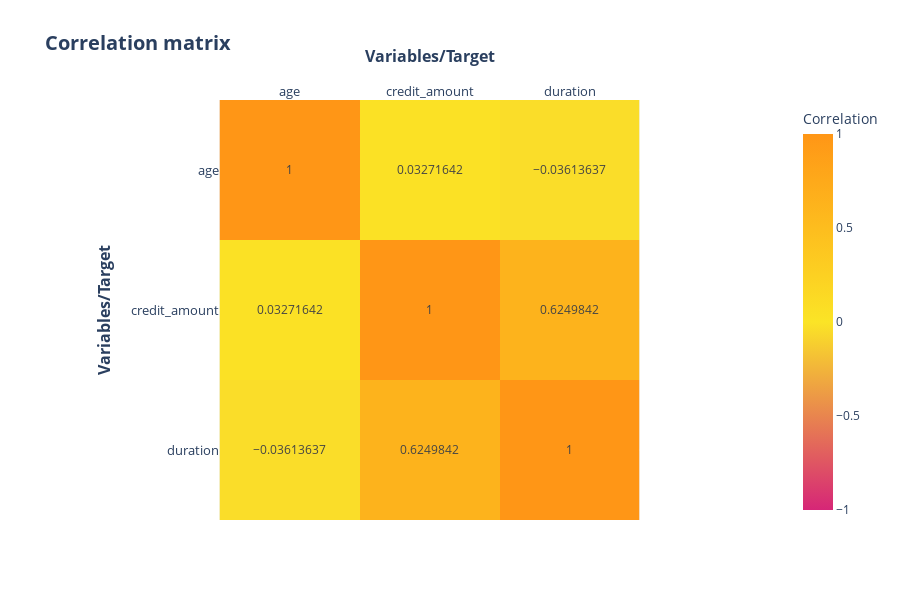

The notebook cell this image was saved under:
### Code cell
fig = px.imshow(
    numeric_vars.corr(),
    text_auto = True,
    color_continuous_scale = [(0, '#D62677'), (0.5, '#FBE426'), (1, '#FF9616')],
    range_color = [-1, 1],
    title = 'Correlation matrix',
    labels=dict(x="Variables/Target", 
                y="Variables/Target", 
                color="Correlation"),
    height = 600
)
fig.update_layout(titlefont = dict(size = 20, weight = 'bold'))
fig.update_xaxes(side="top", titlefont = dict(size = 16, weight = 'bold'), tickfont_size = 13, tickangle = 0)
fig.update_yaxes(titlefont = dict(size = 16, weight = 'bold'), tickfont_size = 13)
fig.update_annotations(font_size = 15)

fig.show()

### Figure 1 — Plotly figure (JSON) as saved in the notebook; plotly's stock layout.template omitted (floating-point values rounded to 4 significant figures)
{"data": [{"coloraxis": "coloraxis", "hovertemplate": "Variables/Target: %{x}<br>Variables/Target: %{y}<br>Correlation: %{z}<extra></extra>", "name": "0", "texttemplate": "%{z}", "type": "heatmap", "x": ["age", "credit_amount", "duration"], "xaxis": "x", "y": ["age", "credit_amount", "duration"], "yaxis": "y", "z": [[1, 0.03272, -0.03614], [0.03272, 1, 0.625], [-0.03614, 0.625, 1]]}], "layout": {"coloraxis": {"cmax": 1, "cmin": -1, "colorbar": {"title": {"text": "Correlation"}}, "colorscale": [[0, "#D62677"], [0.5, "#FBE426"], [1, "#FF9616"]]}, "height": 600, "title": {"font": {"size": 20, "weight": "bold"}, "text": "Correlation matrix"}, "xaxis": {"anchor": "y", "constrain": "domain", "domain": [0, 1], "scaleanchor": "y", "side": "top", "tickangle": 0, "tickfont": {"size": 13}, "title": {"font": {"size": 16, "weight": "bold"}, "text": "Variables/Target"}}, "yaxis": {"anchor": "x", "autorange": "reversed", "constrain": "domain", "domain": [0, 1], "tickfont": {"size": 13}, "title": {"font": {"size": 16, "weight": "bold"}, "text": "Variables/Target"}}}}
